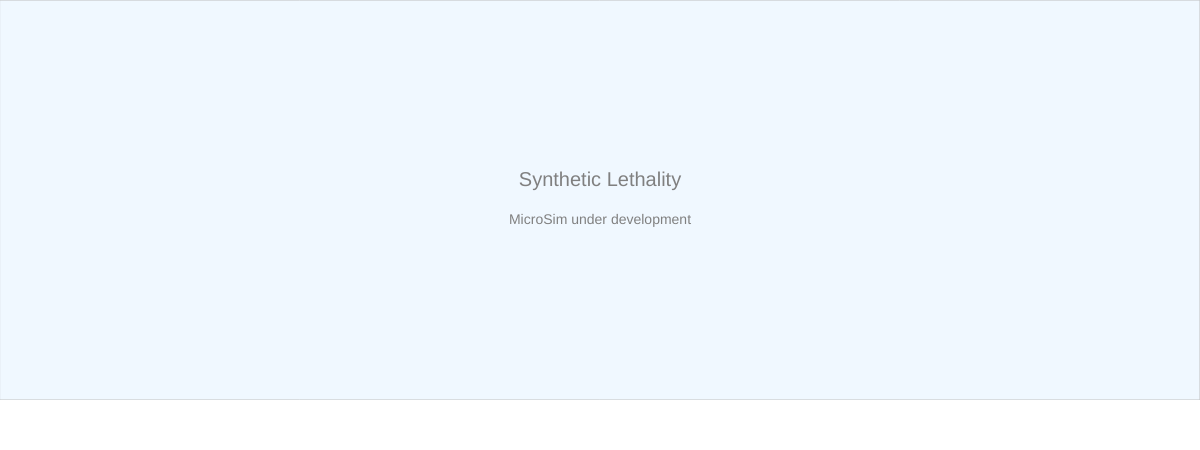
Frame 1 (no input)
Frame 60 (no input): identical to frame 1, image omitted
Frame 120 (the mouse pressed at the canvas centre since frame 60): identical to frame 1, image omitted

The p5.js sketch that drew this single still picture (run headless with seeded random() and noise() and a simulated clock; from frame 60 on, the mouse is pressed at the canvas centre):

// p5.js sketch
// ── sketch.js
// Synthetic Lethality
// CANVAS_HEIGHT: 450
let drawHeight = 400;
let controlHeight = 50;
let canvasWidth, canvasHeight;

function updateCanvasSize() {
    const container = document.querySelector('main');
    canvasWidth = container ? container.offsetWidth : windowWidth;
    canvasHeight = drawHeight + controlHeight;
}

function setup() {
    updateCanvasSize();
    const canvas = createCanvas(canvasWidth, canvasHeight);
    canvas.parent(document.querySelector('main'));
    textSize(16);
}

function draw() {
    // Drawing area
    fill('aliceblue');
    stroke('silver');
    strokeWeight(1);
    rect(0, 0, canvasWidth, drawHeight);

    // Control area
    fill('white');
    noStroke();
    rect(0, drawHeight, canvasWidth, controlHeight);

    // Placeholder text
    fill('gray');
    noStroke();
    textAlign(CENTER, CENTER);
    textSize(20);
    text('Synthetic Lethality', canvasWidth / 2, drawHeight / 2 - 20);
    textSize(14);
    text('MicroSim under development', canvasWidth / 2, drawHeight / 2 + 20);
}

function windowResized() {
    updateCanvasSize();
    resizeCanvas(canvasWidth, canvasHeight);
}

// ── main.html
<!DOCTYPE html>
<html lang="en">
<head>
    <meta charset="UTF-8">
    <meta name="viewport" content="width=device-width, initial-scale=1.0">
    <title>Synthetic Lethality</title>
    <script src="https://cdnjs.cloudflare.com/ajax/libs/p5.js/1.11.1/p5.min.js"></script>
    <style>
        body {
            margin: 0;
            padding: 0;
            overflow-x: hidden;
            font-family: Arial, Helvetica, sans-serif;
        }
        main {
            display: block;
            width: 100%;
            max-width: 100%;
            box-sizing: border-box;
        }
        canvas {
            display: block;
        }
    </style>
</head>
<body>
    <main></main>
    <script src="sketch.js"></script>
</body>
</html>
